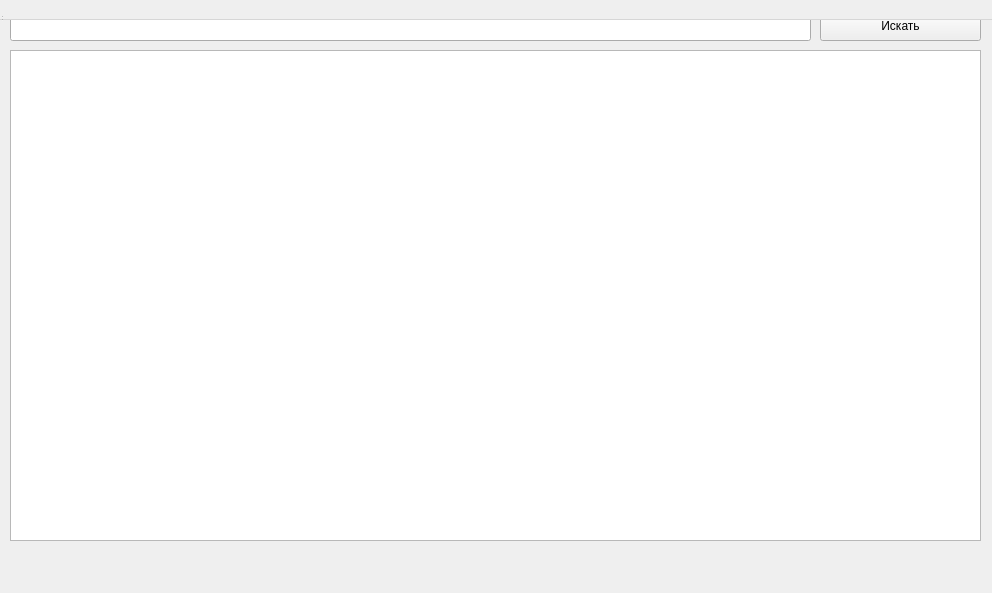
<?xml version="1.0" encoding="UTF-8"?>
<ui version="4.0">
 <class>MainWindow</class>
 <widget class="QWidget" name="MainWindow">
  <property name="geometry">
   <rect>
    <x>0</x>
    <y>0</y>
    <width>992</width>
    <height>593</height>
   </rect>
  </property>
  <property name="windowTitle">
   <string>MainWindow</string>
  </property>
  <widget class="QWidget" name="centralwidget">
   <widget class="QTableWidget" name="catalog_table">
    <property name="geometry">
     <rect>
      <x>10</x>
      <y>50</y>
      <width>971</width>
      <height>491</height>
     </rect>
    </property>
   </widget>
   <widget class="QPushButton" name="btn_search">
    <property name="geometry">
     <rect>
      <x>820</x>
      <y>10</y>
      <width>161</width>
      <height>31</height>
     </rect>
    </property>
    <property name="text">
     <string>Искать</string>
    </property>
   </widget>
   <widget class="QLineEdit" name="search">
    <property name="geometry">
     <rect>
      <x>10</x>
      <y>10</y>
      <width>801</width>
      <height>31</height>
     </rect>
    </property>
    <property name="text">
     <string/>
    </property>
   </widget>
  </widget>
  <widget class="QMenuBar" name="menubar">
   <property name="geometry">
    <rect>
     <x>0</x>
     <y>0</y>
     <width>992</width>
     <height>20</height>
    </rect>
   </property>
  </widget>
  <widget class="QStatusBar" name="statusbar"/>
 </widget>
 <resources/>
 <connections/>
</ui>
